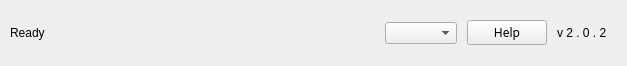
<?xml version="1.0" encoding="UTF-8"?>
<ui version="4.0">
 <class>CustomComponent</class>
 <widget class="QCustomComponent" name="CustomComponent">
  <property name="geometry">
   <rect>
    <x>0</x>
    <y>0</y>
    <width>627</width>
    <height>66</height>
   </rect>
  </property>
  <property name="windowTitle">
   <string>CustomComponent</string>
  </property>
  <layout class="QHBoxLayout" name="horizontalLayout">
   <property name="spacing">
    <number>10</number>
   </property>
   <property name="leftMargin">
    <number>10</number>
   </property>
   <property name="topMargin">
    <number>10</number>
   </property>
   <property name="rightMargin">
    <number>10</number>
   </property>
   <property name="bottomMargin">
    <number>10</number>
   </property>
   <item alignment="Qt::AlignmentFlag::AlignLeft">
    <widget class="QLabel" name="label">
     <property name="text">
      <string>Ready</string>
     </property>
    </widget>
   </item>
   <item alignment="Qt::AlignmentFlag::AlignRight">
    <widget class="QWidget" name="widget" native="true">
     <layout class="QHBoxLayout" name="horizontalLayout_2">
      <property name="spacing">
       <number>10</number>
      </property>
      <property name="leftMargin">
       <number>10</number>
      </property>
      <property name="topMargin">
       <number>10</number>
      </property>
      <property name="rightMargin">
       <number>10</number>
      </property>
      <property name="bottomMargin">
       <number>10</number>
      </property>
      <item>
       <widget class="QCustomThemeList" name="CustomThemeList">
        <property name="windowTitle">
         <string>Custom Theme List</string>
        </property>
        <property name="loadPredefinedThemes" stdset="0">
         <bool>true</bool>
        </property>
       </widget>
      </item>
      <item>
       <widget class="QPushButton" name="pushButton">
        <property name="font">
         <font>
          <family>Geist Mono</family>
         </font>
        </property>
        <property name="text">
         <string>Help</string>
        </property>
        <property name="icon">
         <iconset resource="../Qss/icons/_icons.qrc">
          <normaloff>:/material_design/icons/material_design/help.png</normaloff>:/material_design/icons/material_design/help.png</iconset>
        </property>
       </widget>
      </item>
      <item>
       <widget class="QLabel" name="label_2">
        <property name="text">
         <string>v 2 . 0 . 2</string>
        </property>
       </widget>
      </item>
     </layout>
    </widget>
   </item>
  </layout>
 </widget>
 <customwidgets>
  <customwidget>
   <class>QCustomThemeList</class>
   <extends>QComboBox</extends>
   <header>Custom_Widgets.QCustomThemeList</header>
  </customwidget>
  <customwidget>
   <class>QCustomComponent</class>
   <extends>QWidget</extends>
   <header>Custom_Widgets.QCustomComponent</header>
   <container>1</container>
  </customwidget>
 </customwidgets>
 <resources>
  <include location="../Qss/icons/_icons.qrc"/>
 </resources>
 <connections/>
</ui>
